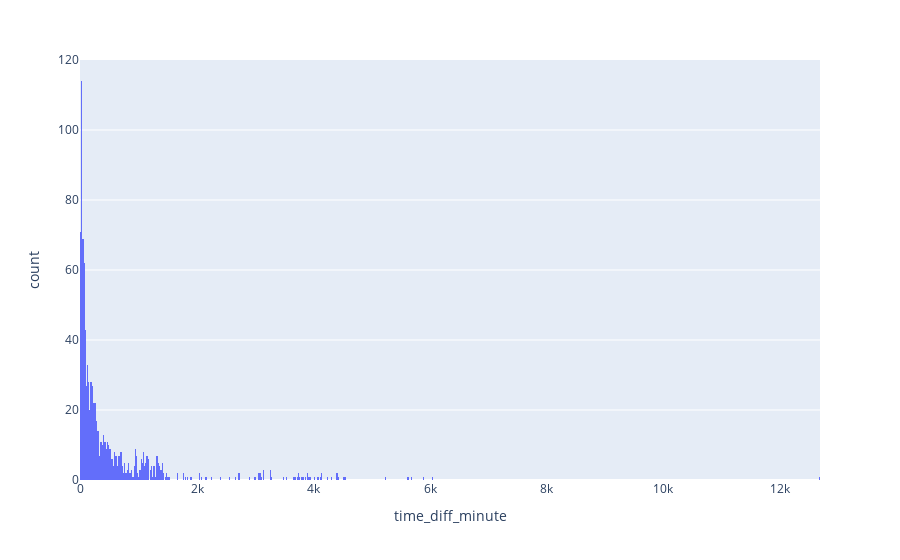

This figure's notebook cell:
### Code cell
px.histogram(dff , x='time_diff_minute' , nbins=1000)

### Figure 1 — Plotly figure (JSON) as saved in the notebook; plotly's stock layout.template omitted (floating-point values rounded to 4 significant figures; data arrays with more than 128 entries replaced by an {"elided": "..."} marker saying what was removed)
{"data": [{"alignmentgroup": "True", "bingroup": "x", "hovertemplate": "time_diff_minute=%{x}<br>count=%{y}<extra></extra>", "legendgroup": "", "marker": {"color": "#636efa", "pattern": {"shape": ""}}, "name": "", "nbinsx": 1000, "offsetgroup": "", "orientation": "v", "showlegend": false, "type": "histogram", "x": {"elided": "1004 float values"}, "xaxis": "x", "yaxis": "y"}], "layout": {"barmode": "relative", "legend": {"tracegroupgap": 0}, "margin": {"t": 60}, "xaxis": {"anchor": "y", "domain": [0, 1], "title": {"text": "time_diff_minute"}}, "yaxis": {"anchor": "x", "domain": [0, 1], "title": {"text": "count"}}}}
